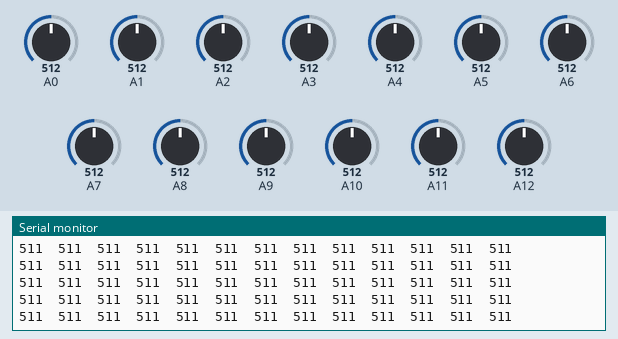
This sketch was run on a simulated Arduino Mega 2560, built with avr-gcc and run on an emulated ATmega2560. On the bench: the last lines printed to the serial monitor. Inputs (shaded band) come from the test bench; at power-on: A2 = 512, A0 = 512, A1 = 512, A3 = 512, A4 = 512, A5 = 512, A6 = 512, A7 = 512, A8 = 512, A9 = 512, A10 = 512, A11 = 512, A12 = 512.

Above: at 9.2 s.
9.3 s: A2 set to 109
At 9.53 s:
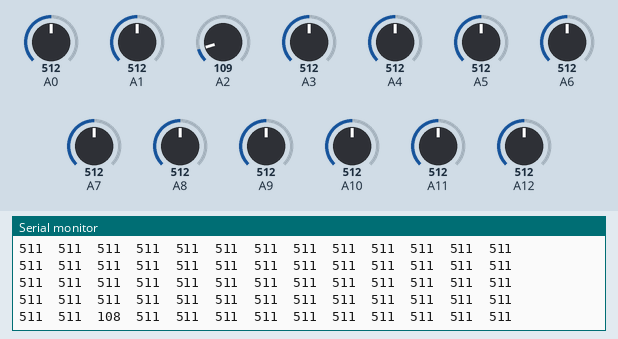
12.3 s: A2 set to 94
At 12.43 s:
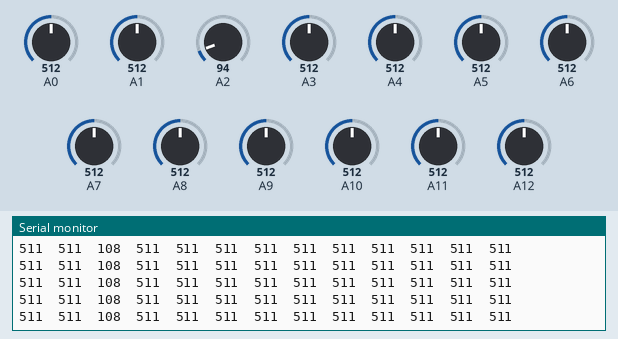
Timing chart, 0 to 15.3 s (numbered marks = the images above; inputs shaded):
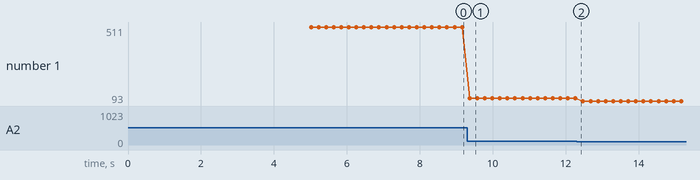

The sketch:

Sensor_test_spirit5.0.ino
```cpp
#include <QTRSensors.h>

QTRSensors qtr;

const uint8_t SensorCount = 13;
uint16_t sensorValues[SensorCount];

void setup() {
  Serial.begin(9600);

  qtr.setTypeAnalog();
  qtr.setSensorPins((const uint8_t[]){A0, A1, A2, A3, A4, A5, A6, A7, A8, A9, A10, A11, A12}, SensorCount);

  // Calibrate sensors
  for (uint16_t i = 0; i < 200; i++) {
    qtr.calibrate();
  }
  Serial.println("Sensor calibration done!");
}

void loop() {
  qtr.read(sensorValues);

  for (int i = 0; i < SensorCount; i++) {
    Serial.print(sensorValues[i]);
    Serial.print("\t");
  }
  Serial.println();
  delay(200); // small delay for readability
}
```

Measured:
- after the input at 9.3 s, the serial monitor: prints a new line after 0.07 s (image 1)
- plotted number 1: 511 → 108 after the input at 9.3 s, 108 → 93 after the input at 12.3 s
